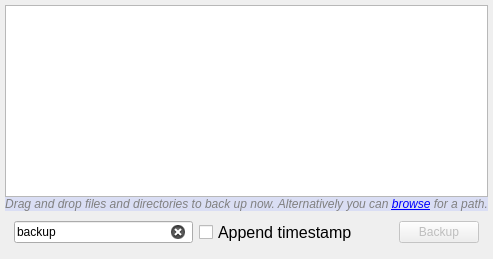
         <widget class="QWidget" name="backupTab">
          <property name="acceptDrops">
           <bool>false</bool>
          </property>
          <property name="styleSheet">
           <string notr="true">#backupTab {
    border-top: 1px solid #C1CDD1;
}</string>
          </property>
          <attribute name="title">
           <string>Backup</string>
          </attribute>
          <layout class="QVBoxLayout" name="verticalLayout_2">
           <property name="spacing">
            <number>0</number>
           </property>
           <property name="leftMargin">
            <number>5</number>
           </property>
           <property name="topMargin">
            <number>5</number>
           </property>
           <property name="rightMargin">
            <number>5</number>
           </property>
           <property name="bottomMargin">
            <number>5</number>
           </property>
           <item>
            <widget class="BackupListWidget" name="backupListWidget">
             <property name="contextMenuPolicy">
              <enum>Qt::ActionsContextMenu</enum>
             </property>
             <property name="acceptDrops">
              <bool>true</bool>
             </property>
             <property name="styleSheet">
              <string notr="true">#backupListWidget::item
{
min-height: 35px;
selection-background-color: rgba(179, 190, 255, 120);
}</string>
             </property>
             <property name="tabKeyNavigation">
              <bool>true</bool>
             </property>
             <property name="alternatingRowColors">
              <bool>true</bool>
             </property>
             <property name="selectionMode">
              <enum>QAbstractItemView::ExtendedSelection</enum>
             </property>
             <property name="verticalScrollMode">
              <enum>QAbstractItemView::ScrollPerPixel</enum>
             </property>
             <property name="horizontalScrollMode">
              <enum>QAbstractItemView::ScrollPerPixel</enum>
             </property>
            </widget>
           </item>
           <item>
            <widget class="QLabel" name="backupListInfoLabel">
             <property name="font">
              <font>
               <italic>true</italic>
              </font>
             </property>
             <property name="styleSheet">
              <string notr="true">QLabel {
color: gray;
background-color: rgba(178,190,255, 85);
}</string>
             </property>
             <property name="text">
              <string>&lt;html&gt;&lt;head/&gt;&lt;body&gt;&lt;p&gt;Drag and drop files and directories to back up now. Alternatively you can &lt;a href=&quot;.&quot;&gt;&lt;span style=&quot; text-decoration: underline; color:#0000ff;&quot;&gt;browse&lt;/span&gt;&lt;/a&gt; for a path.&lt;/p&gt;&lt;/body&gt;&lt;/html&gt;</string>
             </property>
             <property name="textFormat">
              <enum>Qt::RichText</enum>
             </property>
             <property name="alignment">
              <set>Qt::AlignCenter</set>
             </property>
            </widget>
           </item>
           <item>
            <widget class="QWidget" name="backupActionWidget" native="true">
             <layout class="QHBoxLayout" name="horizontalLayout">
              <item>
               <widget class="QLineEdit" name="backupNameLineEdit">
                <property name="sizePolicy">
                 <sizepolicy hsizetype="Preferred" vsizetype="Fixed">
                  <horstretch>0</horstretch>
                  <verstretch>0</verstretch>
                 </sizepolicy>
                </property>
                <property name="maximumSize">
                 <size>
                  <width>16777215</width>
                  <height>16777215</height>
                 </size>
                </property>
                <property name="text">
                 <string>backup</string>
                </property>
                <property name="clearButtonEnabled">
                 <bool>true</bool>
                </property>
               </widget>
              </item>
              <item>
               <widget class="QCheckBox" name="appendTimestampCheckBox">
                <property name="sizePolicy">
                 <sizepolicy hsizetype="Maximum" vsizetype="Fixed">
                  <horstretch>0</horstretch>
                  <verstretch>0</verstretch>
                 </sizepolicy>
                </property>
                <property name="font">
                 <font>
                  <pointsize>12</pointsize>
                 </font>
                </property>
                <property name="text">
                 <string>Append timestamp</string>
                </property>
                <property name="checked">
                 <bool>false</bool>
                </property>
               </widget>
              </item>
              <item>
               <spacer name="horizontalSpacer">
                <property name="orientation">
                 <enum>Qt::Horizontal</enum>
                </property>
                <property name="sizeType">
                 <enum>QSizePolicy::Maximum</enum>
                </property>
                <property name="sizeHint" stdset="0">
                 <size>
                  <width>20</width>
                  <height>20</height>
                 </size>
                </property>
               </spacer>
              </item>
              <item>
               <widget class="QLabel" name="backupDetailLabel">
                <property name="sizePolicy">
                 <sizepolicy hsizetype="Maximum" vsizetype="Preferred">
                  <horstretch>0</horstretch>
                  <verstretch>0</verstretch>
                 </sizepolicy>
                </property>
                <property name="font">
                 <font>
                  <pointsize>12</pointsize>
                 </font>
                </property>
                <property name="styleSheet">
                 <string notr="true">QLabel {
color: gray;
}</string>
                </property>
                <property name="text">
                 <string/>
                </property>
               </widget>
              </item>
              <item>
               <widget class="QPushButton" name="backupButton">
                <property name="enabled">
                 <bool>false</bool>
                </property>
                <property name="sizePolicy">
                 <sizepolicy hsizetype="Maximum" vsizetype="Fixed">
                  <horstretch>0</horstretch>
                  <verstretch>0</verstretch>
                 </sizepolicy>
                </property>
                <property name="text">
                 <string>Backup</string>
                </property>
               </widget>
              </item>
             </layout>
            </widget>
           </item>
          </layout>
         </widget>
